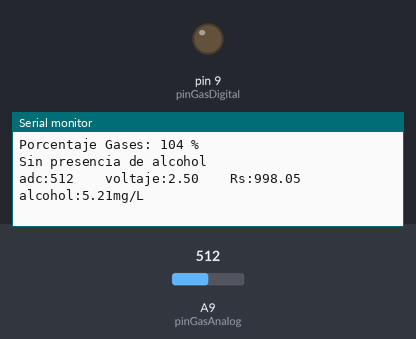
A sketch run on a simulated Arduino Mega 2560, built with avr-gcc and run on an emulated ATmega2560. Parts: output pins drawn as LEDs (lit = HIGH), the last lines printed to the serial monitor. The inputs (shaded band) are chosen by the test bench; at power-on: A9 (pinGasAnalog) = 512.

Above: at 1.2 s.
1.3 s: A9 (pinGasAnalog) set to 716
At 1.34 s:
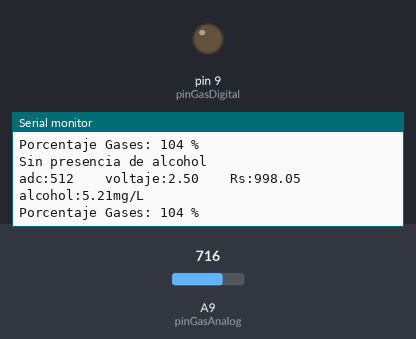
4.3 s: A9 (pinGasAnalog) set to 1023
At 4.31 s:
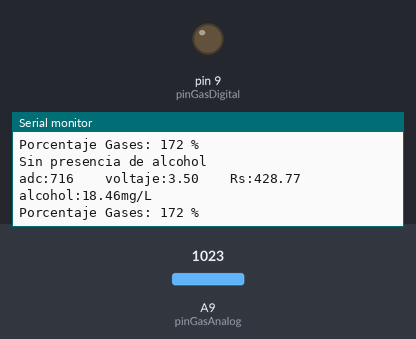
Timing chart, 0 to 7.3 s (numbered marks = the images above; inputs shaded):
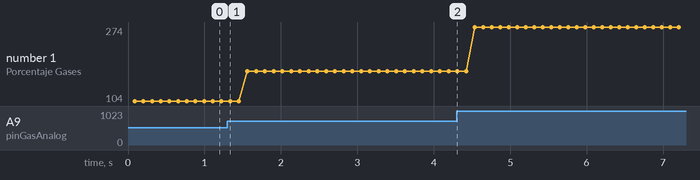

Measured:
- plotted number 1: 104 → 172 after the input at 1.3 s, 172 → 274 after the input at 4.3 s

The sketch:

5._sensor_de_gases.ino
```cpp
//5 variables Sensor de gases
int pinGasDigital = 9;
int pinGasAnalog = A9;

void setup()
{
  pinMode (pinGasDigital,OUTPUT);// define ledPin una salida
  Serial.begin(9600);
}
void loop() {
boolean mq_estado = digitalRead(pinGasDigital);
int adc_MQ = analogRead(pinGasAnalog); //Lemos la salida analógica  del MQ
float voltaje = adc_MQ * (5.0 / 1023.0); //Convertimos la lectura en un valor de voltaje
float Rs=1000*((5-voltaje)/voltaje);  //Calculamos Rs con un RL de 1k
double alcohol=0.4091*pow(Rs/5463, -1.497); // calculamos la concentración  de alcohol con la ecuación obtenida.
int calcular5 = map(analogRead(pinGasAnalog), 500, 200, 100, 0);

//Serial.println (analogRead(pinGasAnalog));
//Serial.println (analogRead(pinGasDigital));

  if(mq_estado)
  {
    Serial.println("Alcohol detectado");
  }
  else //si la salida del sensor es 0
  {
    Serial.println("Sin presencia de alcohol");
  }
  {
  Serial.print("adc:");
  Serial.print(adc_MQ);
  Serial.print("    voltaje:");
  Serial.print(voltaje);
  Serial.print("    Rs:");
  Serial.print(Rs);
  Serial.print("    alcohol:");
  Serial.print(alcohol);
  Serial.println("mg/L");

  Serial.print("Porcentaje Gases: ");
  Serial.print(calcular5);
  Serial.println(" %");
}
}
```
